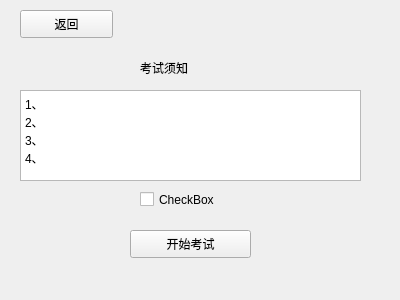
<?xml version="1.0" encoding="UTF-8"?>
<ui version="4.0">
 <class>test_1</class>
 <widget class="QWidget" name="test_1">
  <property name="geometry">
   <rect>
    <x>0</x>
    <y>0</y>
    <width>400</width>
    <height>300</height>
   </rect>
  </property>
  <property name="windowTitle">
   <string>Form</string>
  </property>
  <widget class="QLabel" name="label">
   <property name="geometry">
    <rect>
     <x>140</x>
     <y>60</y>
     <width>72</width>
     <height>15</height>
    </rect>
   </property>
   <property name="text">
    <string>考试须知</string>
   </property>
  </widget>
  <widget class="QTextEdit" name="textEdit">
   <property name="geometry">
    <rect>
     <x>20</x>
     <y>90</y>
     <width>341</width>
     <height>91</height>
    </rect>
   </property>
   <property name="html">
    <string>&lt;!DOCTYPE HTML PUBLIC &quot;-//W3C//DTD HTML 4.0//EN&quot; &quot;http://www.w3.org/TR/REC-html40/strict.dtd&quot;&gt;
&lt;html&gt;&lt;head&gt;&lt;meta name=&quot;qrichtext&quot; content=&quot;1&quot; /&gt;&lt;style type=&quot;text/css&quot;&gt;
p, li { white-space: pre-wrap; }
&lt;/style&gt;&lt;/head&gt;&lt;body style=&quot; font-family:'SimSun'; font-size:9pt; font-weight:400; font-style:normal;&quot;&gt;
&lt;p style=&quot; margin-top:0px; margin-bottom:0px; margin-left:0px; margin-right:0px; -qt-block-indent:0; text-indent:0px;&quot;&gt;1、&lt;/p&gt;
&lt;p style=&quot; margin-top:0px; margin-bottom:0px; margin-left:0px; margin-right:0px; -qt-block-indent:0; text-indent:0px;&quot;&gt;2、&lt;/p&gt;
&lt;p style=&quot; margin-top:0px; margin-bottom:0px; margin-left:0px; margin-right:0px; -qt-block-indent:0; text-indent:0px;&quot;&gt;3、&lt;/p&gt;
&lt;p style=&quot; margin-top:0px; margin-bottom:0px; margin-left:0px; margin-right:0px; -qt-block-indent:0; text-indent:0px;&quot;&gt;4、&lt;/p&gt;&lt;/body&gt;&lt;/html&gt;</string>
   </property>
  </widget>
  <widget class="QCheckBox" name="checkBox">
   <property name="geometry">
    <rect>
     <x>140</x>
     <y>190</y>
     <width>91</width>
     <height>19</height>
    </rect>
   </property>
   <property name="text">
    <string>CheckBox</string>
   </property>
  </widget>
  <widget class="QPushButton" name="pushButton">
   <property name="geometry">
    <rect>
     <x>130</x>
     <y>230</y>
     <width>121</width>
     <height>28</height>
    </rect>
   </property>
   <property name="text">
    <string>开始考试</string>
   </property>
  </widget>
  <widget class="QPushButton" name="pushButton_2">
   <property name="geometry">
    <rect>
     <x>20</x>
     <y>10</y>
     <width>93</width>
     <height>28</height>
    </rect>
   </property>
   <property name="text">
    <string>返回</string>
   </property>
  </widget>
 </widget>
 <resources/>
 <connections/>
</ui>
